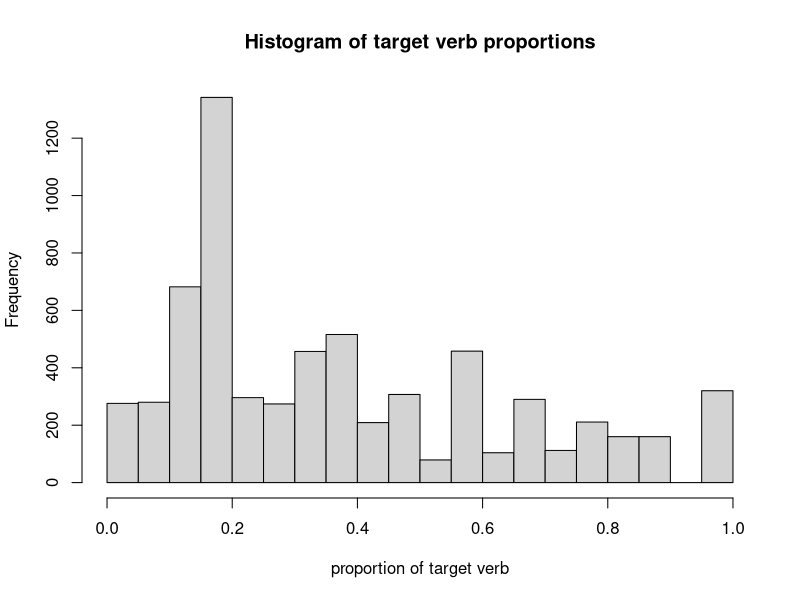
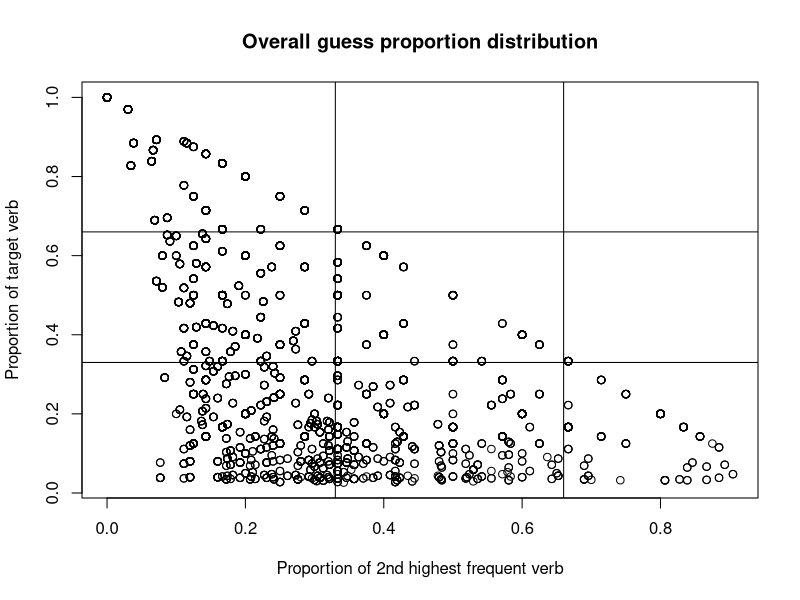
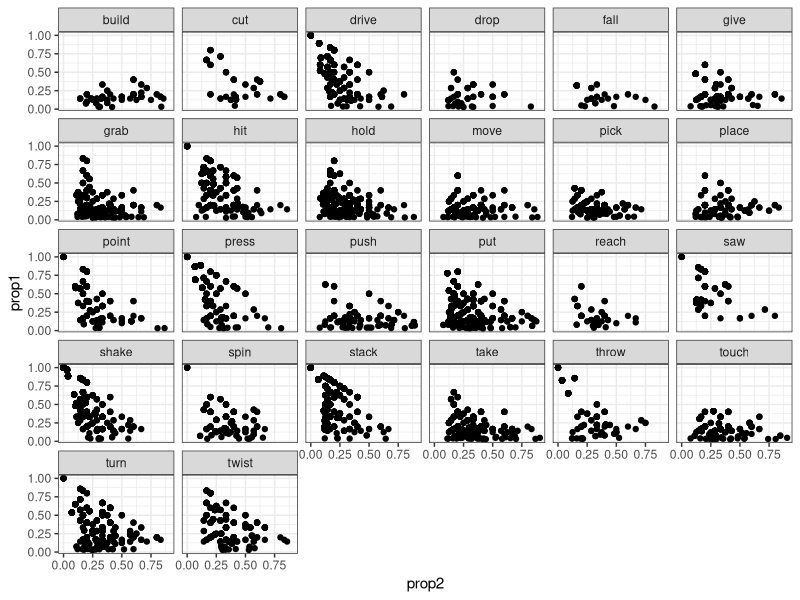
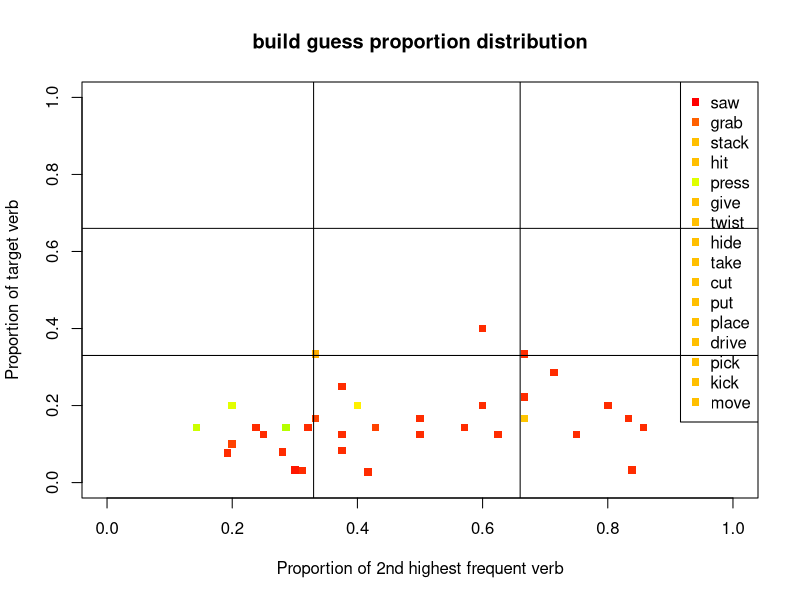
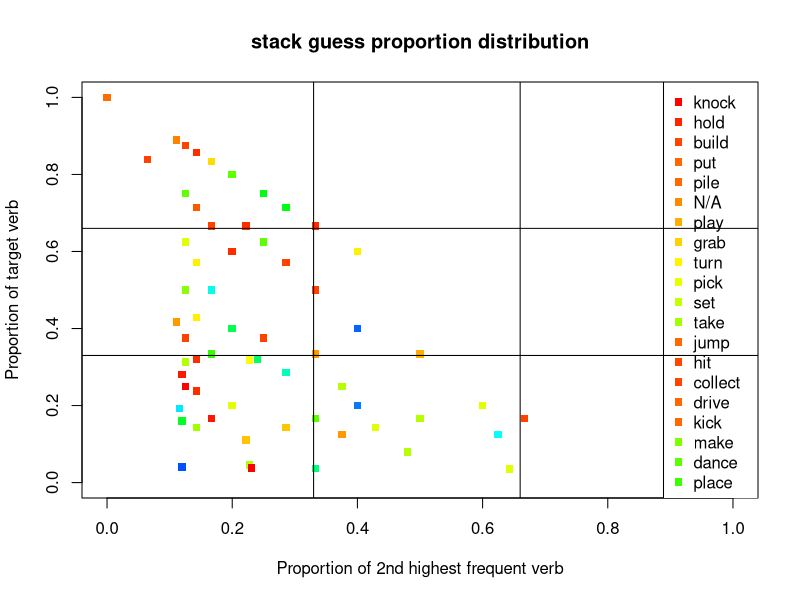
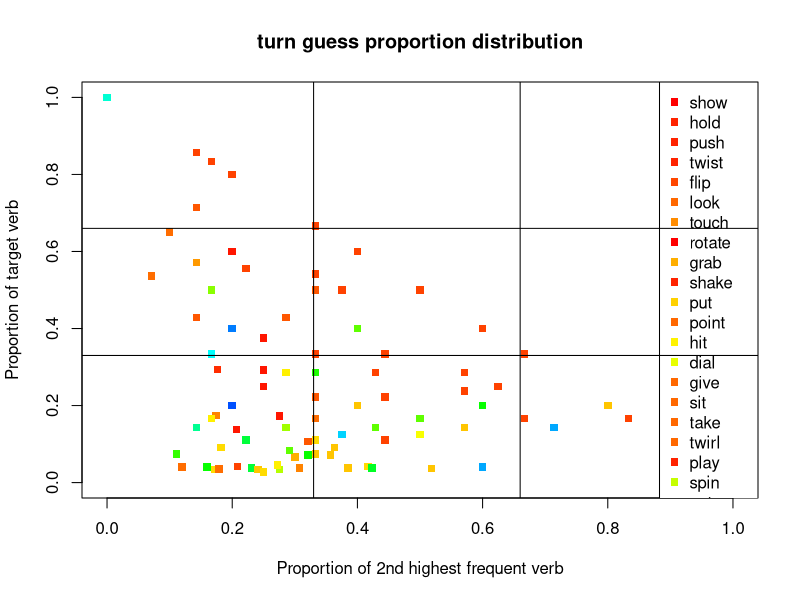
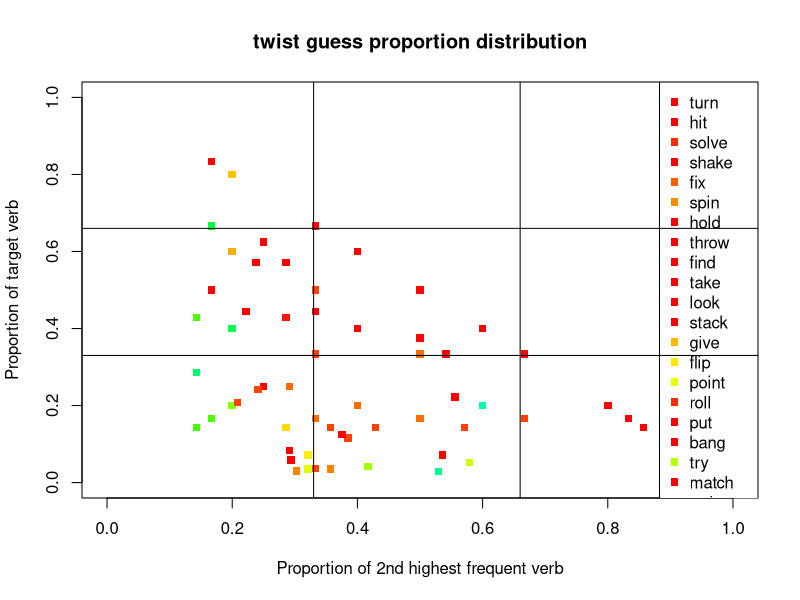
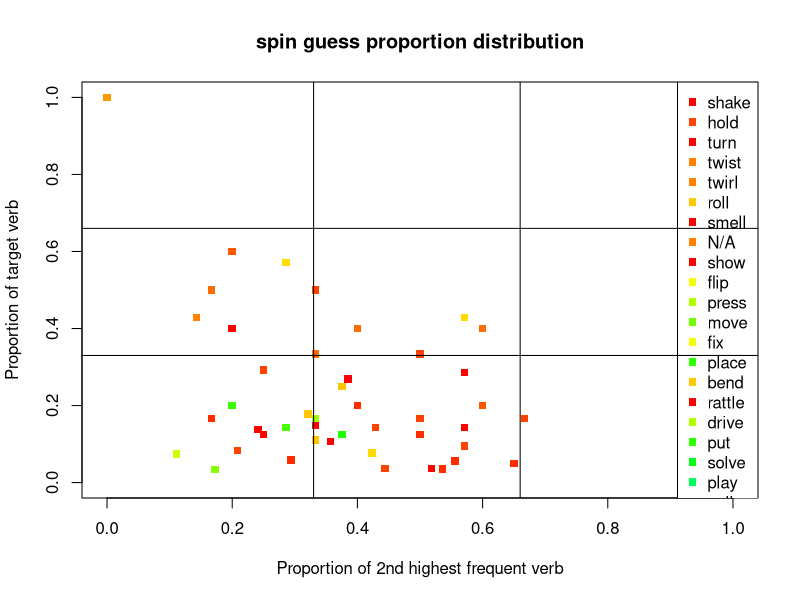

These charts were generated, in order, by the following R code: (Note: this script raises an error after producing the figures.)
library (tidyverse)
library(forcats)

df = read_csv("./r-data_12-2.csv")

hist(df$prop1,xlab="proportion of target verb",main="Histogram of target verb proportions")
plot(df$prop2,df$prop1,xlab="Proportion of 2nd highest frequent verb",ylab="Proportion of target verb",main="Overall guess proportion distribution")
abline(v=0.66)
abline(h=0.66)
abline(v=0.33)
abline(h=0.33)


ggplot(df, aes(x=prop2, y = prop1))+
  geom_point()+
  facet_wrap(~verb1)+
  theme_bw()

verbs= unique(df$verb1)
for (i in verbs){
  df_temp <- filter(df,verb1 ==i)
  print(length(unique(df_temp$verb2)))
}
#70 max colors
for (i in verbs){
  df_temp <- filter(df,verb1 ==i)
  unique(df_temp$verb2)
  plot(df_temp$prop2,df_temp$prop1,xlim=c(0,1),ylim=c(0,1),xlab="Proportion of 2nd highest frequent verb",ylab="Proportion of target verb",main=paste(i,"guess proportion distribution"),pch=15,col=rainbow(70)[match(df_temp$verb2,unique(df_temp$verb2))])
  legend("topright",legend=unique(df_temp$verb2),pch=15,col=rainbow(length(unique(df_temp$verb2)))[match(df_temp$verb2,unique(df_temp$verb2))])
  abline(v=0.66)
  abline(h=0.66)
  abline(v=0.33)
  abline(h=0.33)
}

for (i in verbs){
  df_temp <- filter(df,verb1 ==i)
  unique(df_temp$verb2)
  plot(df_temp$prop2,df_temp$prop1,type="n",xlim=c(0,1),ylim=c(0,1),xlab="Proportion of 2nd highest frequent verb",ylab="Proportion of target verb",main=paste(i,"guess proportion distribution"))
  text(df_temp$prop2,df_temp$prop1,labels=df_temp$verb2)
  abline(v=0.66)
  abline(h=0.66)
  abline(v=0.33)
  abline(h=0.33)
}

for (i in verbs){
  png(file=paste("./graphs/",i,"_guess_distr.png"),width=820, height=650)
  df_temp <- filter(df,verb1 ==i)
  plot(df_temp$prop2,df_temp$prop1,xlim=c(0,1),ylim=c(0,1),xlab="Proportion of 2nd highest frequent verb",ylab="Proportion of target verb",main=paste(i,"guess proportion distribution"))
  abline(v=0.66)
  abline(h=0.66)
  abline(v=0.33)
  abline(h=0.33)
  dev.off()
}



targets = unique(rand$target)
for (i in targets) {
  temp_plot = ggplot(subset(rand,target==i),aes(x=lemma))+
    geom_bar(stat="count")+
    theme(axis.text.x = element_text(angle = 45))+
    ggtitle("verb",i)
  ggsave(temp_plot, file=paste("plot_",i,"_8-5.png"), width = 14, height = 10, units = "cm")
  
}